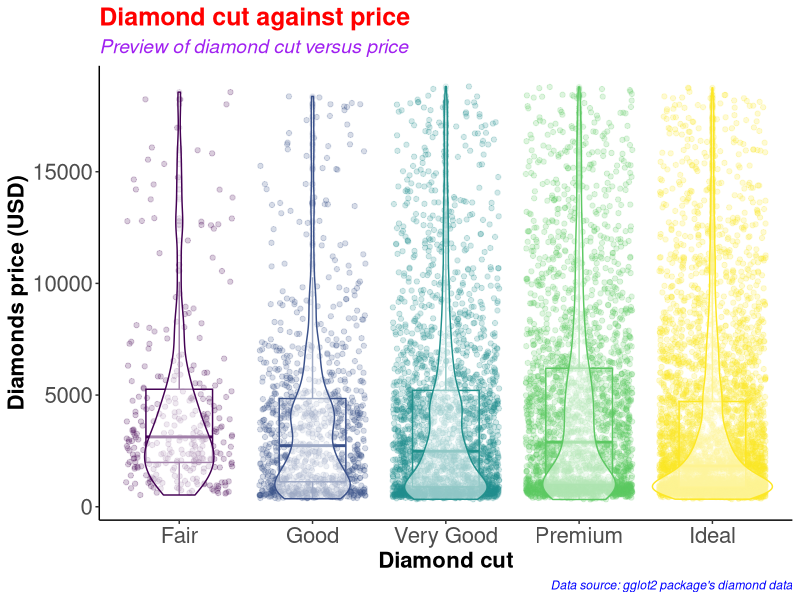
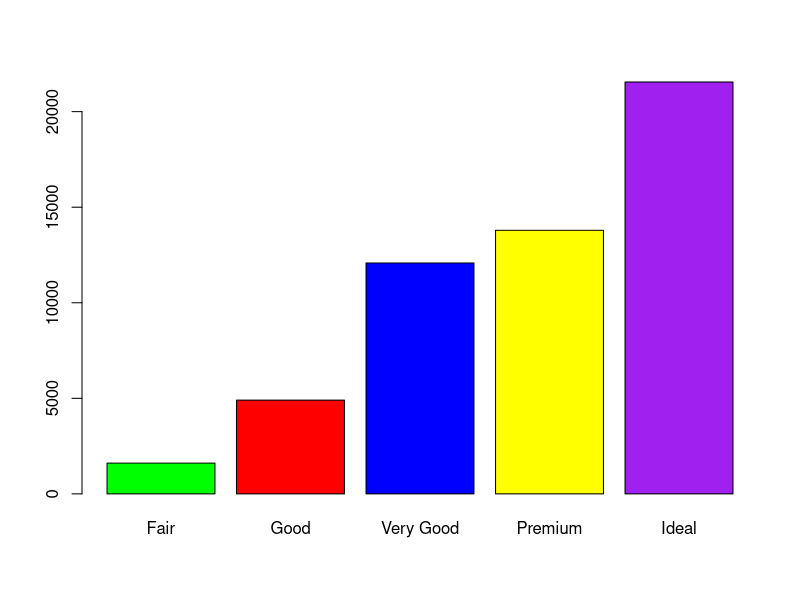
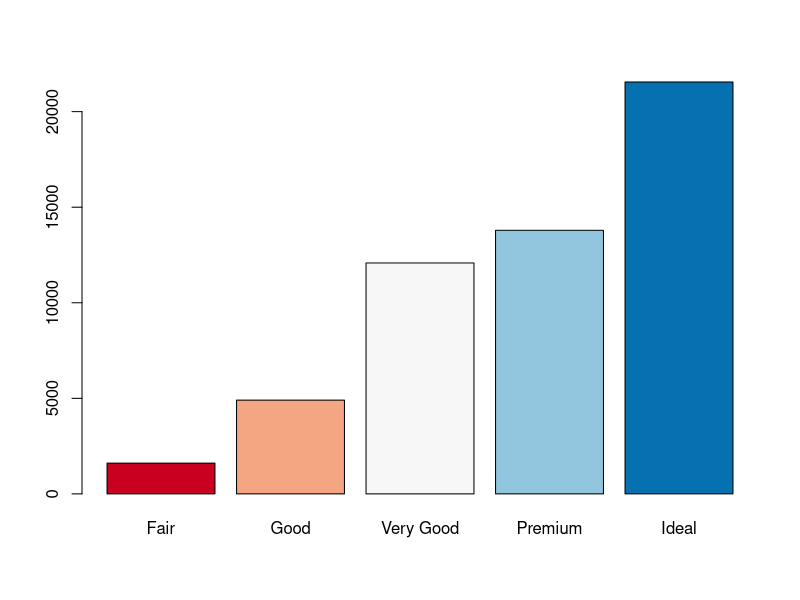
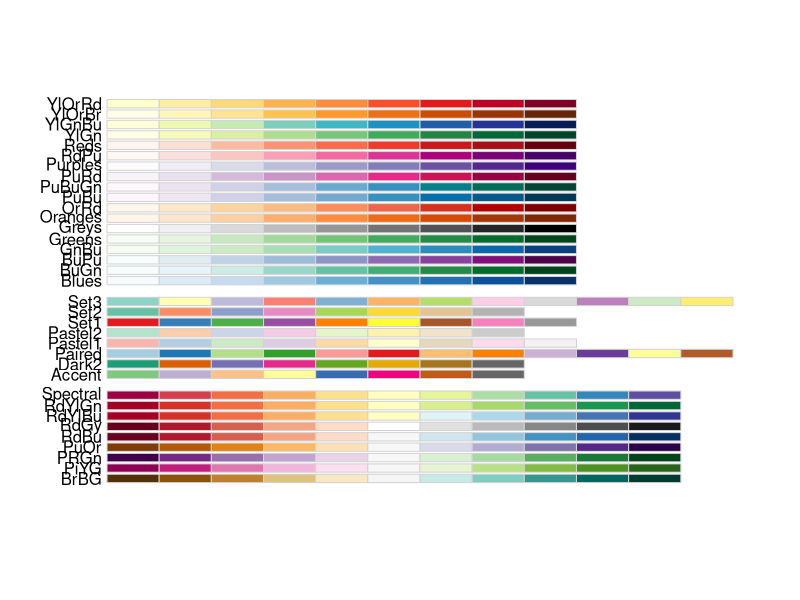
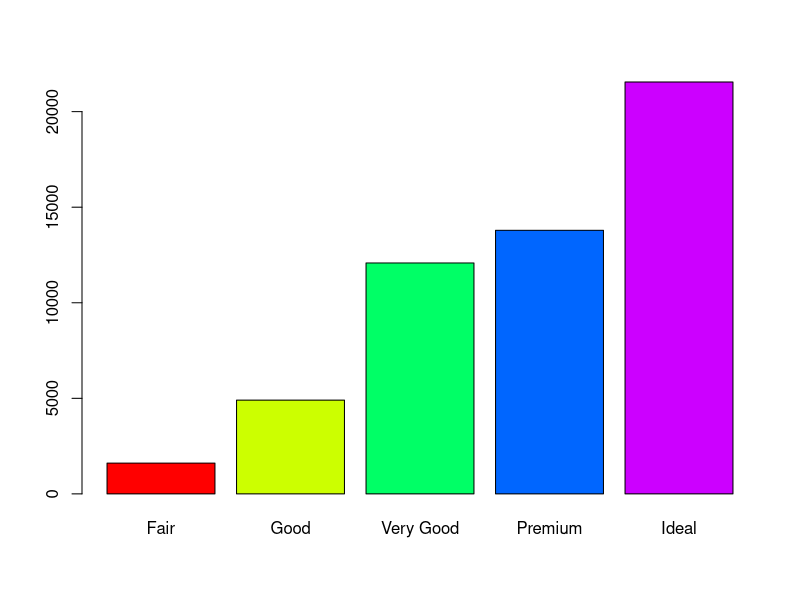
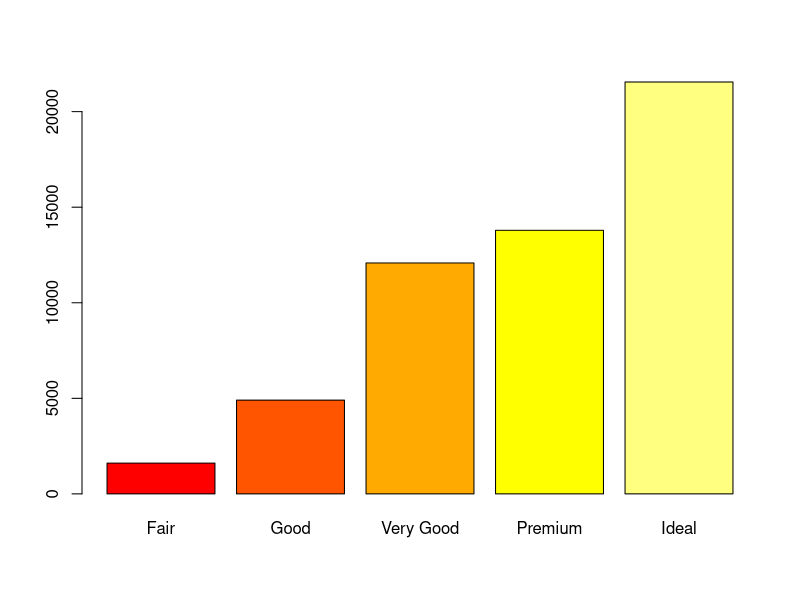
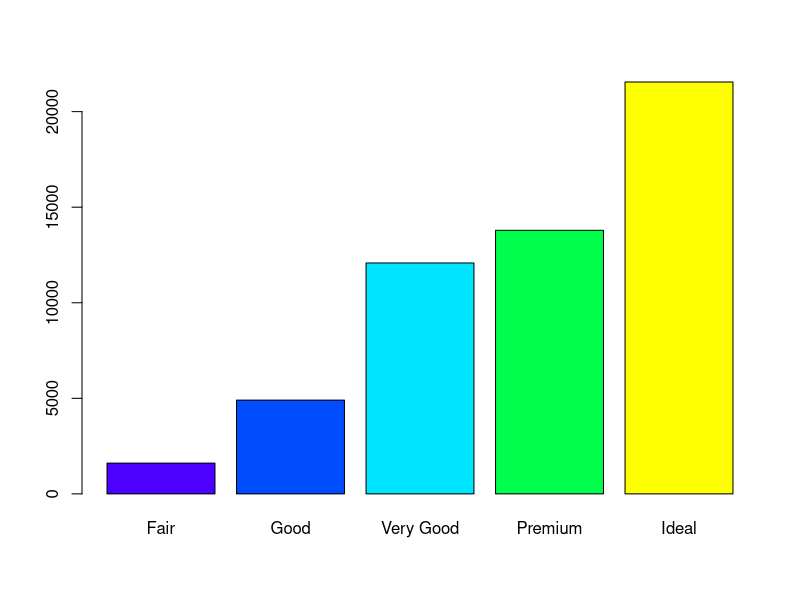
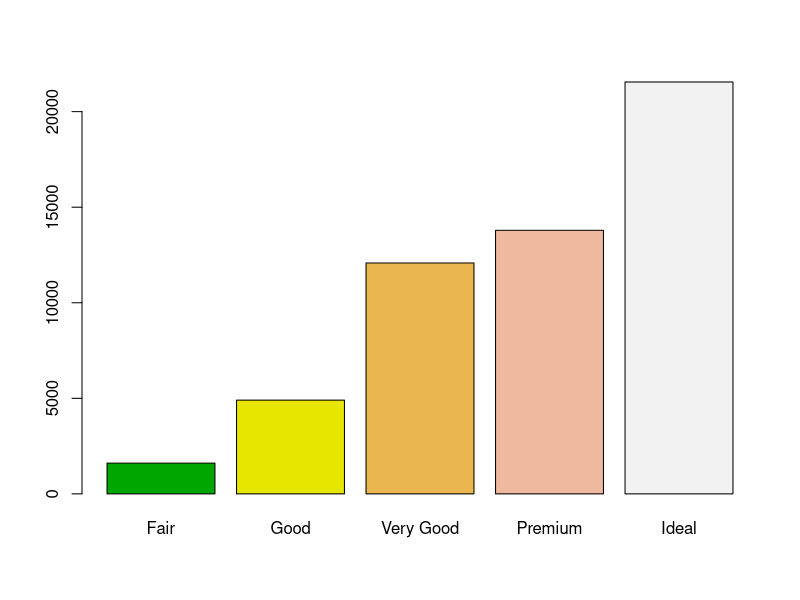

Write R code to recreate these figures, in order.
#########################################
# Name: Wyclife Agumba Oluoch           #   
# E-mail: wyclifeoluoch@gmail.com       #
# GitHub: https://github.com/Wycology   #
# Task: Boxplot and violin plots in one #
# Date: 4th Jan 2021                    #
# Last edited: 9th April 2021           #
#########################################

# Loading the necessary libraries for the project

library(tidyverse) # This is for data wrangling and plotting.
library(RColorBrewer) # This is for generating color pallets for the plots.

diamonds_df <- diamonds # Saving the diamonds data-set to a new object in R.

head(diamonds) # Checking the variables in the data-set for subsequent analyses
nrow(diamonds) # Checking for the number of rows in the data. 53940 observations
ncol(diamonds) # Checking the number of variables in the data-set. 10 variables

diamonds_df %>% # Picking the diamonds data, and then
  slice_sample(n = 0.2*(nrow(diamonds))) %>% # Picking a portion of the data-set
  ggplot(aes(x = cut, y = price, color = cut)) + # Adding the mapping variables
  geom_point(position = "jitter", alpha = 0.2) + # Adding jitter and alpha
  geom_boxplot(alpha = 0.1, width = 0.5) + # Modifying dimensions of the boxplot 
  geom_violin(alpha = 0.5) + # Adding violin plot on top of the box and jitter
  theme_classic() + # Adding my preferred theme for publication.
  theme(legend.position = "none") + # Removing the legend; it is on the x-axis
  labs(x = "Diamond cut", # Labels the x-axis.
       y = "Diamonds price (USD)", # Labeling the y-axis
       title = "Diamond cut against price", # Setting tibble of the plot
       subtitle = "Preview of diamond cut versus price", # Descriptive title beneath TITLE
       caption = "Data source: gglot2 package's diamond data") +
  theme(axis.text = element_text(size=16), # Size of labels on tick-marks
        axis.title = element_text(size=16,face="bold")) + # Size of axis labels
  theme(plot.title = element_text(color = 'red', size = 18, face = 'bold'),
        plot.subtitle = element_text(color = 'purple', size = 14, face = 'italic'),
        plot.caption = element_text(color = 'blue', face = 'italic'))

diamonds %>% # Picking the diamonds data, and then
  filter(cut == 'Very Good') %>% # Picking the very good cut 
  nrow() # counting the number of rows with very good cut

diamonds %>% 
  select(cut) %>% 
  table() %>% 
  barplot(col = c('green', 'red', 'blue', 'yellow', 'purple'))

# Instead of specifying the colors, we can simply use the color brewer panel 

diamonds %>% 
  select(cut) %>% 
  table() %>% 
  barplot(col = brewer.pal(n = 5, name = "RdBu"))
# To display more brewer colors options to use, run the following function:

display.brewer.all()

# Can also use rainbow colors

diamonds %>% 
  select(cut) %>% 
  table() %>% 
  barplot(col = rainbow(5))

# Can also use heat.colors
diamonds %>% 
  select(cut) %>% 
  table() %>% 
  barplot(col = heat.colors(5))

# Can also use topographic colors

diamonds %>% 
  select(cut) %>% 
  table() %>% 
  barplot(col = topo.colors(5))

# Can also use terrain colors
diamonds %>% 
  select(cut) %>% 
  table() %>% 
  barplot(col = terrain.colors(5))

# Can also use cm.colors
diamonds %>% 
  select(cut) %>% 
  table() %>% 
  barplot(col = cm.colors(5))

# That is awesome. Good for the day.
